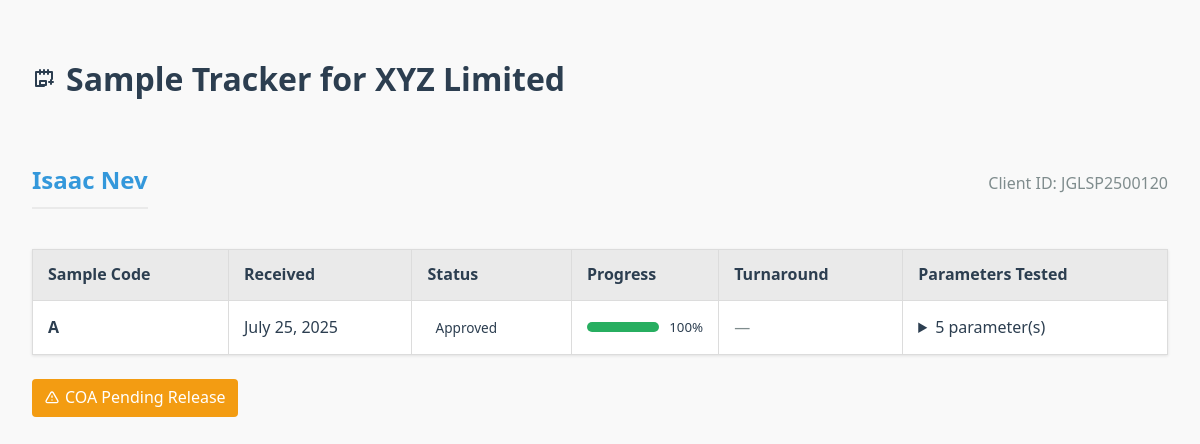
Screenshot of /portal/JGL-20250725-0001/ with the database file from the repository.
### lims/models/client.py (models this page shows, shortened)
class Client(models.Model):
    client_id = models.CharField(max_length=20, unique=True)
    name = models.CharField(max_length=100)
    organization = models.CharField(max_length=150)
    email = models.EmailField()
    phone = models.CharField(max_length=20)
    address = models.TextField()
    token = models.CharField(max_length=20, unique=True, blank=True)
    created = models.DateTimeField(auto_now_add=True)
    coa_released = models.BooleanField(default=False)
    summary_text = models.TextField(blank=True, null=True)
    summary_confirmed = models.BooleanField(default=False)
    history = HistoricalRecords()

### lims/models/sample.py (models this page shows, shortened)
class Sample(models.Model):
    client = models.ForeignKey(Client, on_delete=models.CASCADE)
    sample_code = models.CharField(max_length=50)
    sample_type = models.CharField(max_length=100)
    weight = models.DecimalField(max_digits=6, decimal_places=2)
    temperature = models.DecimalField(max_digits=5, decimal_places=2, null=True, blank=True)
    humidity = models.DecimalField(max_digits=5, decimal_places=2, null=True, blank=True)
    status = models.CharField(max_length=20, choices=SampleStatus.choices, default=SampleStatus.RECEIVED)
    received_date = models.DateField(auto_now_add=True)
    verified_at = models.DateTimeField(null=True, blank=True)
    coa_released = models.BooleanField(default=False)
    manager_comment = models.TextField(blank=True, null=True)
    history = HistoricalRecords()

### lims/views/client.py (the view)
# urls.py: path("portal/<str:token>/", views.client_tracking_view, name="client_tracking"),
def client_tracking_view(request, token):
    normalized_token = token.strip().upper()
    logger = logging.getLogger(__name__)
    logger.info(f"Client portal accessed for token: {normalized_token}")
    client = get_object_or_404(Client, token=normalized_token)
    organization_name = client.organization
    clients = Client.objects.filter(organization=organization_name)
    client_data = []
    for c in clients:
        samples = (
            Sample.objects.filter(client=c)
            .exclude(sample_type="qc")
            .prefetch_related("testassignment_set__parameter")
            .order_by("-received_date")
        )
        accredited_samples, unaccredited_samples = split_samples_by_accreditation(list(samples))
        has_unaccredited = bool(unaccredited_samples)
        for sample in samples:
            assignments = sample.testassignment_set.all()
            sample.assignments = [
                {
                    "parameter": a.parameter.name,
                    "method": a.parameter.method,
                    "unit": a.parameter.unit,
                }
                for a in assignments
            ]
            completed = sample.testassignment_set.filter(testresult__isnull=False).count()
            total = sample.testassignment_set.count()
            sample.progress = round((completed / total) * 100) if total > 0 else 0
            latest_result_time = sample.testassignment_set.aggregate(
                latest=models.Max("testresult__recorded_at")
            )["latest"]
            sample.turnaround = (
                (latest_result_time.date() - sample.received_date).days
                if latest_result_time and sample.received_date
                else None
            )
        client_data.append({
            "client": c,
            "samples": samples,
            "has_unaccredited": has_unaccredited,
        })
    return render(request, "lims/client/tracking.html", {
        "client_data": client_data,
        "organization": organization_name,
    })

### lims/utils/coa_utils.py (called while the page is built)
def split_samples_by_accreditation(samples):
    accredited_groups = {"Gross Energy", "Vitamins & Contaminants", "Aflatoxin", "CHO", "ME", "Fiber"}
    accredited_samples = []
    unaccredited_samples = []
    for sample in samples:
        sample_groups = {
            ta.parameter.group.name if ta.parameter.group else ""
            for ta in sample.testassignment_set.all()
        }
        if sample_groups and sample_groups.issubset(accredited_groups):
            accredited_samples.append(sample)
        else:
            unaccredited_samples.append(sample)
    return accredited_samples, unaccredited_samples

### lims/templates/lims/client/tracking.html (shortened to what this page needs)
<!DOCTYPE html>
<html lang="en">
<head>
</head>
<body>
  <h1>
    <svg width="24" height="24" viewBox="0 0 24 24" fill="none" xmlns="http://www.w3.org/2000/svg">
      <path d="M20 12V5H4V19H12M8 3V7M12 3V7M16 3V7M17 15H21M19 13V17M14 18H8V14H14V18Z" stroke="currentColor" stroke-width="2" stroke-linecap="round" stroke-linejoin="round"/>
    </svg>
    Sample Tracker for {{ organization }}
  </h1>
  {% for block in client_data %}
    <div class="client-header">
      <h2>{{ block.client.name }}</h2>
      <span class="client-id">Client ID: {{ block.client.client_id }}</span>
    </div>
    {% if block.samples %}
      <table>
        <thead>
          <tr>
            <th>Sample Code</th>
            <th>Received</th>
            <th>Status</th>
            <th>Progress</th>
            <th>Turnaround</th>
            <th>Parameters Tested</th>
          </tr>
        </thead>
        <tbody>
          {% for sample in block.samples %}
            <tr>
              <td><strong>{{ sample.sample_code }}</strong></td>
              <td>{{ sample.received_date }}</td>
              <td>
                <span class="status-badge status-{{ sample.get_status_display|lower|cut:' ' }}">
                  {{ sample.get_status_display }}
                </span>
              </td>
              <td>
                <div class="progress-container">
                  <div class="progress-bar">
                    <div class="progress-fill" style="width:{{ sample.progress }}%"></div>
                  </div>
                  <small>{{ sample.progress }}%</small>
                </div>
              </td>
              <td>
                {% if sample.turnaround %}
                  {{ sample.turnaround }} days
                {% else %}
                  <span style="color: var(--dark-gray);">—</span>
                {% endif %}
              </td>
              <td>
                {% if sample.assignments %}
                  <details>
                    <summary>{{ sample.assignments|length }} parameter(s)</summary>
                  </details>
                {% else %}
                  <span style="color: var(--dark-gray);">—</span>
                {% endif %}
              </td>
            </tr>
          {% endfor %}
        </tbody>
      </table>
      <div style="margin-top: 1.5rem;">
    {% if block.client.coa_released %}
    <a href="{% url 'generate_coa_pdf' block.client.client_id %}" class="btn btn-download">
        <svg width="16" height="16" viewBox="0 0 24 24" fill="none" xmlns="http://www.w3.org/2000/svg">
          <path d="M12 15V3M12 15L8 11M12 15L16 11M21 15V19C21 20.1046 20.1046 21 19 21H5C3.89543 21 3 20.1046 3 19V15" stroke="white" stroke-width="2" stroke-linecap="round" stroke-linejoin="round"/>
        </svg>
        Download Accredited COA for {{ block.client.client_id }}
    </a>
    {% if block.has_unaccredited %}
    <a href="{% url 'generate_unaccredited_coa' block.client.client_id %}" class="btn btn-download btn-secondary" style="margin-left: 10px;">
        <svg width="16" height="16" viewBox="0 0 24 24" fill="none" xmlns="http://www.w3.org/2000/svg">
          <path d="M12 15V3M12 15L8 11M12 15L16 11M21 15V19C21 20.1046 20.1046 21 19 21H5C3.89543 21 3 20.1046 3 19V15" stroke="white" stroke-width="2" stroke-linecap="round" stroke-linejoin="round"/>
        </svg>
        Download Unaccredited COA
    </a>
    {% endif %}
{% else %}
    <span class="badge-warning">
        COA Pending Release
    </span>
{% endif %}
</div>
    {% else %}
      <div class="empty-state">
        <p>No samples available for this client.</p>
      </div>
    {% endif %}
  {% endfor %}
</body>
</html>

### lims/templates/lims/client/tracking.html (style rules this page uses)
:root { --primary: #3498db; --success: #27ae60; --warning: #f39c12; --danger: #e74c3c; --light-gray: #f5f5f5; --medium-gray: #eaeaea; --dark-gray: #7f8c8d; --text: #2c3e50; --border: #dcdcdc; }
body { font-family: 'Segoe UI', Tahoma, Geneva, Verdana, sans-serif; line-height: 1.6; color: var(--text); background-color: #f9f9f9; padding: 2em; max-width: 1200px; margin: 0 auto; }
h1 { color: var(--text); margin-bottom: 1.5rem; display: flex; align-items: center; gap: 10px; }
h2 { color: var(--primary); margin: 2rem 0 1rem; padding-bottom: 0.5rem; border-bottom: 2px solid var(--medium-gray); }
.client-header { display: flex; justify-content: space-between; align-items: baseline; flex-wrap: wrap; gap: 1rem; }
.client-id { font-size: 1rem; color: var(--dark-gray); font-weight: normal; }
table { width: 100%; border-collapse: collapse; margin: 1.5rem 0; box-shadow: 0 1px 3px rgba(0,0,0,0.1); background: white; }
th, td { padding: 12px 15px; border: 1px solid var(--border); text-align: left; }
th { background: var(--medium-gray); font-weight: 600; position: sticky; top: 0; }
.progress-container { display: flex; align-items: center; gap: 10px; }
.progress-bar { height: 10px; background: var(--medium-gray); border-radius: 5px; overflow: hidden; flex-grow: 1; }
.progress-fill { height: 100%; background: var(--success); transition: width 0.3s ease; }
.status-badge { display: inline-block; padding: 4px 8px; border-radius: 4px; font-size: 0.85em; font-weight: 500; }
.badge-warning { background: var(--warning); color: white; padding: 6px 12px; border-radius: 4px; display: inline-flex; align-items: center; gap: 5px; }

### rows the page displays
Client: organization "XYZ Limited", client.name "Isaac Nev", client.client_id "JGLSP2500120", coa_released False (drawn)
Sample: sample_code "A", received_date "July 25, 2025", status "Approved", progress "100", assignments|length "5"
